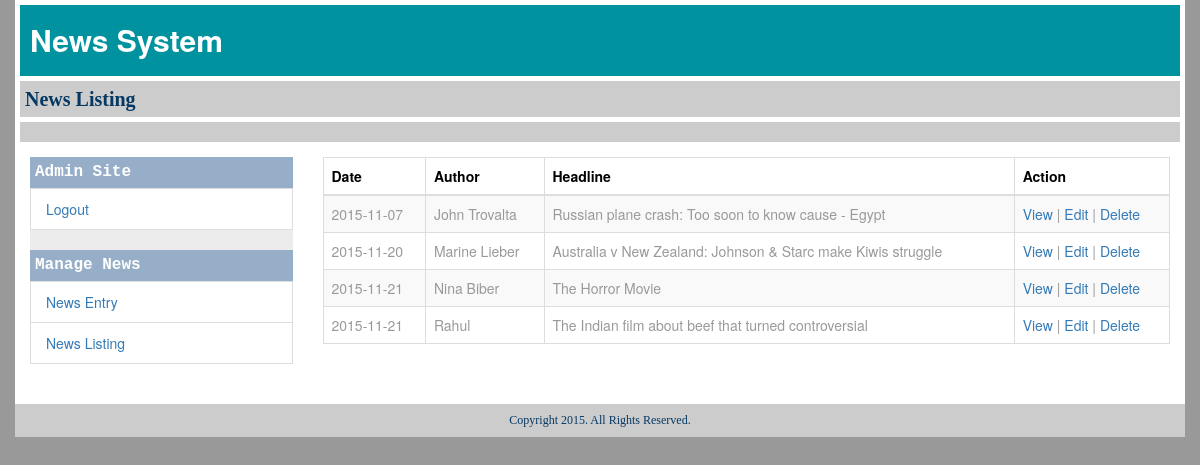
The app's page /view/news_listing.php (signed in) with its own data.
### tables this page shows
CREATE TABLE IF NOT EXISTS `cms` (
  `keyid` int(11) NOT NULL AUTO_INCREMENT,
  `headline` varchar(255) DEFAULT NULL,
  `date` date NOT NULL,
  `author` varchar(255) NOT NULL,
  `news` text,
  PRIMARY KEY (`keyid`)
);

### controller/news_listing.php (called while the page is built, shortened)
<?php
	include("../model/database_configure.php");
	$sql = "Select * from cms ";
	$result = mysql_query($sql,$con);
?>

### view/news_listing.php (the view, shortened to what this page needs)
<?php
include("../controller/news_listing.php");
?>
<!DOCTYPE html>
<html lang="en">
<head>
<link rel="stylesheet" type="text/css" href="../public/css/main.css"/>
<link rel="stylesheet" href="http://maxcdn.bootstrapcdn.com/bootstrap/3.3.5/css/bootstrap.min.css">
<link href="//maxcdn.bootstrapcdn.com/font-awesome/4.2.0/css/font-awesome.min.css" rel="stylesheet">
</head>
<body>
<div class="container">
  <div class="row cms">
    <div class="cmsTitle">News System</div>
    <div class="welcomeAdmin">News Listing</div>
    <div class="brownHeight"></div>
    <div class="col-md-3">
      <div class="admin_left">
        <div class="admin_left_title">Admin Site</div>
        <ul class="list-group">
          <li class="list-group-item"><a href="../index.php">Logout</a></li>
        </ul>
        <div class="admin_left_title">Manage News </div>
        <ul class="list-group">
          <li class="list-group-item"><a href="../view/news_entry.php">News Entry</a></li>
          <li class="list-group-item"><a href="../view/news_listing.php">News Listing</a></li>
        </ul>
      </div>
    </div>
    <div class="col-md-9">
      <div class="admin_right">
        <table class="table table-bordered table-striped">
          <thead>
            <tr>
              <th class="tbl_head">Date</th>
              <th class="tbl_head">Author</th>
              <th class="tbl_head">Headline</th>
              <th class="tbl_head">Action</th>
            </tr>
          </thead>
          <tbody>
            <?php
	while($arr = mysql_fetch_array ($result))
	{
	?>
            <tr>
              <td><?=$arr['date'];?></td>
              <td><?=$arr['author'];?></td>
              <td><?=$arr['headline'];?></td>
              <td><a href="view_news.php?viewId=<?=$arr['keyid'];?>">View</a> | <a href="edit_news.php?editId=<?=$arr['keyid'];?>">Edit</a> | <a href="../controller/delete_news.php?deleteId=<?=$arr['keyid'];?>">Delete</a></td>
            </tr>
            <?php
	}
	?>
          </tbody>
        </table>
      </div>
    </div>
    <div class="footer">Copyright 2015. All Rights Reserved.</div>
  </div>
</div>
</html>

### public/css/main.css (style rules this page uses)
body { font: 14px OpenSans; color: #FFFFFF !important; background:#999999 !important; }
.cms { background:#fff; margin:0 auto; }
.cmsTitle { font-size: 30px; padding: 14px 10px; color: #FFF; background: #00929e; font-weight: bold; margin:5px; }
.welcomeAdmin { font-size: 20px; padding: 4px 5px; color: #053863; background: #CCC; font-family: initial; margin: 5px; font-weight: bold; }
.brownHeight { background: #CCC; margin: 5px 5px 15px 5px; height:20px; }
.admin_left { background:#ECECEC; margin-bottom:10px; }
.list-group-item { border-top-left-radius: 0px !important; border-top-right-radius: 0px!important; border-bottom-left-radius: 0px!important; border-bottom-right-radius: 0px!important; }
.admin_left_title { font-size: 16px; padding: 4px 5px; color: #fff; background: #96AEC7; font-family: monospace; font-weight: bold; }
.admin_right { color:#999; }
.tbl_head { color:#000; }
.footer { font-size: 12px; padding: 8px 8px; color: #053863; background: #CCC; font-family: initial; text-align:center; margin-top:20px; }

### records on screen
cms: date "2015-11-07", author "John Trovalta", headline "Russian plane crash: Too soon to know cause - Egypt"
cms: date "2015-11-20", author "Marine Lieber", headline "Australia v New Zealand: Johnson & Starc make Kiwis struggle"
cms: date "2015-11-21", author "Nina Biber", headline "The Horror Movie"
cms: date "2015-11-21", author "Rahul", headline "The Indian film about beef that turned controversial"
